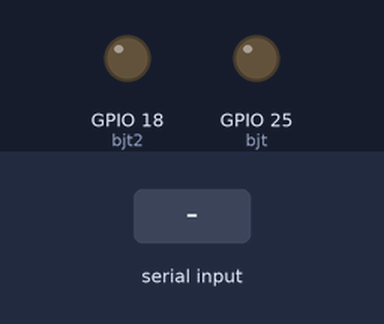
Recording of a sketch running on a simulated ESP32. On the bench: output pins drawn as LEDs (lit = HIGH). The inputs (shaded band) are chosen by the test bench.

Above: at 1.2 s.
1.3 s: "on\n" received over Serial
At 1.8 s:
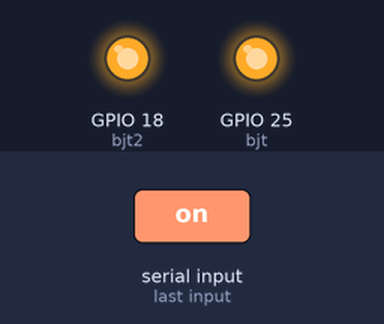
2.8 s: "off\n" received over Serial
At 4.1 s:
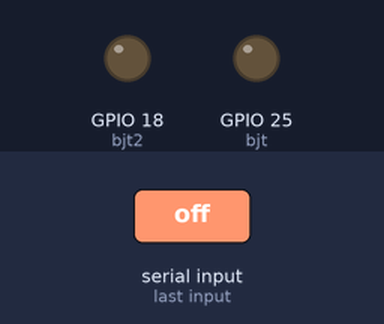
Timing chart, 0 to 5.8 s (numbered marks = the images above; inputs shaded):
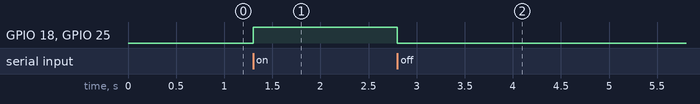

Measured:
- after the input at 1.3 s, GPIO 18 (bjt2), GPIO 25 (bjt): LOW → HIGH at once
- after the input at 2.8 s, GPIO 18 (bjt2), GPIO 25 (bjt): HIGH → LOW at once

The sketch:

testing_bjt.ino
```cpp
#define bjt 25
#define bjt2 18


void setup() {
  // put your setup code here, to run once:
  Serial.begin(115200);
  pinMode(bjt,OUTPUT);
  pinMode(bjt2,OUTPUT);
  digitalWrite(bjt,LOW);
  digitalWrite(bjt2,LOW);

}

void loop() {
  // put your main code here, to run repeatedly:
  if(Serial.available()){
    String input = Serial.readStringUntil('\n');
    if(input == "on"){
      digitalWrite(bjt,HIGH);
      digitalWrite(bjt2,HIGH);
    } else if(input == "off"){
      digitalWrite(bjt,LOW);
      digitalWrite(bjt2,LOW);
    }
  }
}
```
